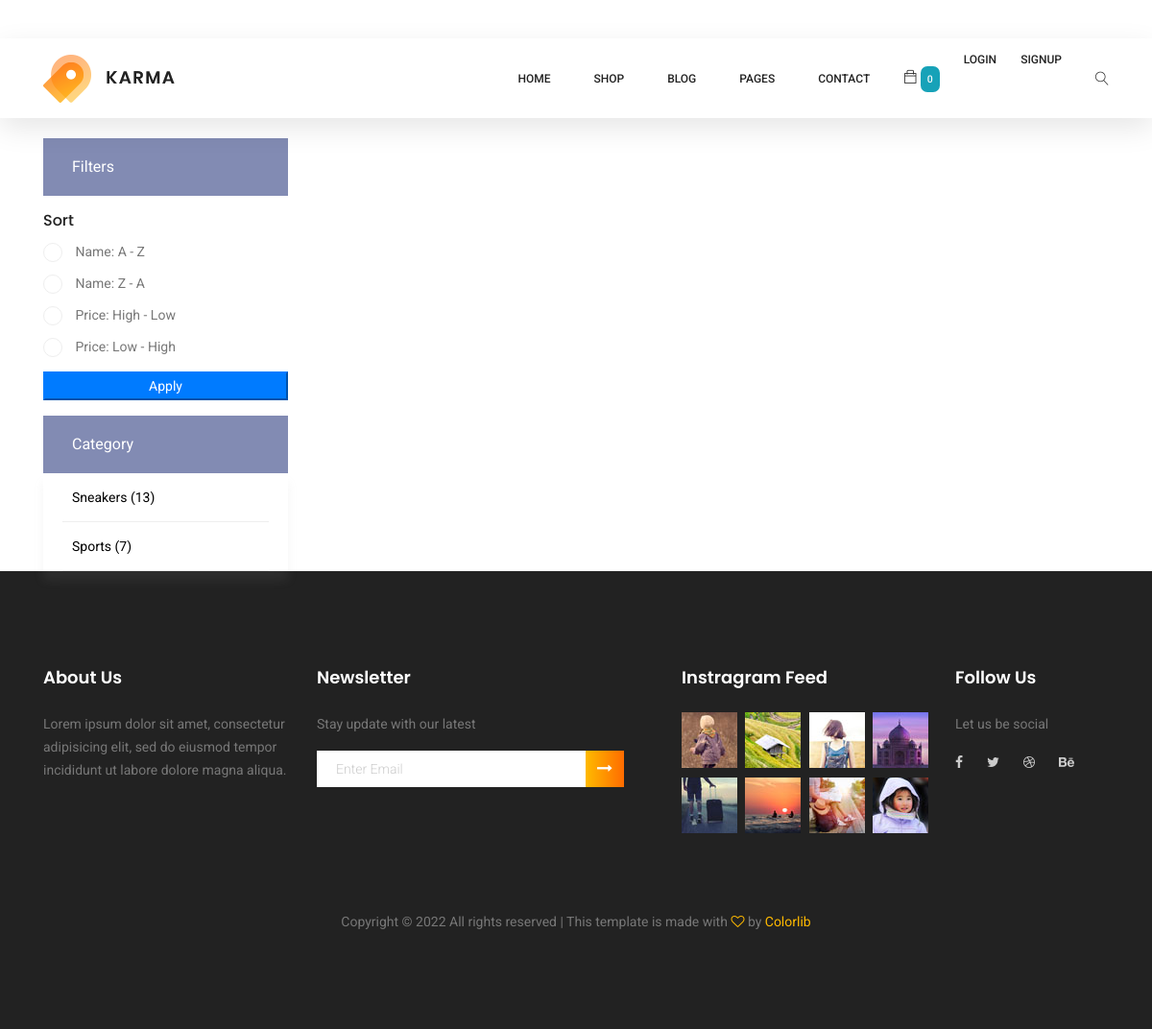
The page /category-items/ on the database its author committed.
### shop/models.py (models this page shows, shortened)
class Category(models.Model):
    title = models.CharField(max_length=100)
    slug = models.SlugField(blank=True)
    description = models.TextField()
    image = models.ImageField(upload_to='images/category')

### shop/views.py (the view, shortened to what this page needs)
# urls.py: path('category-items/', ItemCategory.as_view(), name='itemCategory'),
class ItemCategory(ListView):
    model = Category
    template_name = "item_category.html"
    def get_context_data(self, *args, **kwargs):
        queryset = kwargs.pop("object_list", None)
        if queryset is None:
            self.object_list = self.get_queryset(*args, **kwargs)
        return super().get_context_data(**kwargs)
    def get_queryset(self, *args, **kwargs):
        qs = super(ItemCategory, self).get_queryset(*args, **kwargs)
        qs = qs.order_by("title")
        context = []
        for q in qs:
            total_category_items = q.item_set.all().count()
            context.append(
                {
                    "category": q,
                    "total_category_items": total_category_items,
                }
            )
        return context

### shop/templates/item_category.html (shortened to what this page needs)
{% extends 'base.html' %}
{% block shopActive %} acitve{% endblock %}
{% load cart %}
{% load custom_filter %}
{% block content %}
<div class="container">
    <div class="row mt-5">
        <div class="col-xl-3 col-lg-4 col-md-5 mt-5 pt-5">
            <div class="sidebar-categories">
                <div class="head">Filters</div>
                <div class="common-filter mt-3">
                    <div>
                        <h5>Sort</h5>
                    </div>
                    <form method="POST">
                        <ul>
                            <li class="filter-list">
                                <input class="pixel-radio" type="radio" id="a-z" value="a-z" name="sort" />
                                <label for="a-z">Name: A - Z</label>
                            </li>
                            <li class="filter-list">
                                <input class="pixel-radio" type="radio" id="z-a" value="z-a" name="sort" />
                                <label for="z-a">Name: Z - A</label>
                            </li>
                            <li class="filter-list">
                                <input class="pixel-radio" type="radio" id="high-low" value="high-low" name="sort" />
                                <label for="high-low">Price: High - Low</label>
                            </li>
                            <li class="filter-list">
                                <input class="pixel-radio" type="radio" id="low-high" value="low-high" name="sort" />
                                <label for="low-high">Price: Low - High</label>
                            </li>
                        </ul>
                        <div class="text-center justify-content-center mt-2">
                            <button type="submit" value="Submit" class="btn-primary btn-block">Apply</button>
                        </div>
                    </form>
                </div>
            </div>
            <div class="sidebar-categories mt-3">
                <div class="head">Category</div>
                <ul class="main-categories">
                    {% for category in object_list %}
                    <li class="main-nav-list">
                        <form id="my_form_{{category.category.id}}" method="POST">
                            <a href="javascript:{}"
                                onclick="document.getElementById('my_form_{{category.category.id}}').submit();">{{category.category.title}} ({{category.total_category_items}})</a>
                        </form>
                    </li>
                    {% endfor %}
                </ul>
            </div>
        </div>
        <div class="col-xl-9 col-lg-8 col-md-7">
            <section class="related-product-area section_gap">
                <div class="container">
                    <div class="row">
                        <div class="col-lg-12">
                        </div>
                    </div>
                </div>
            </section>
        </div>
    </div>
</div>
{% endblock %}

### rows shown on the page
Category: category "Sneakers", total_category_items "13"
Category: category "Sports", total_category_items "7"

### other values the page prints
{{ request.session.cart.keys|length }} "0"
